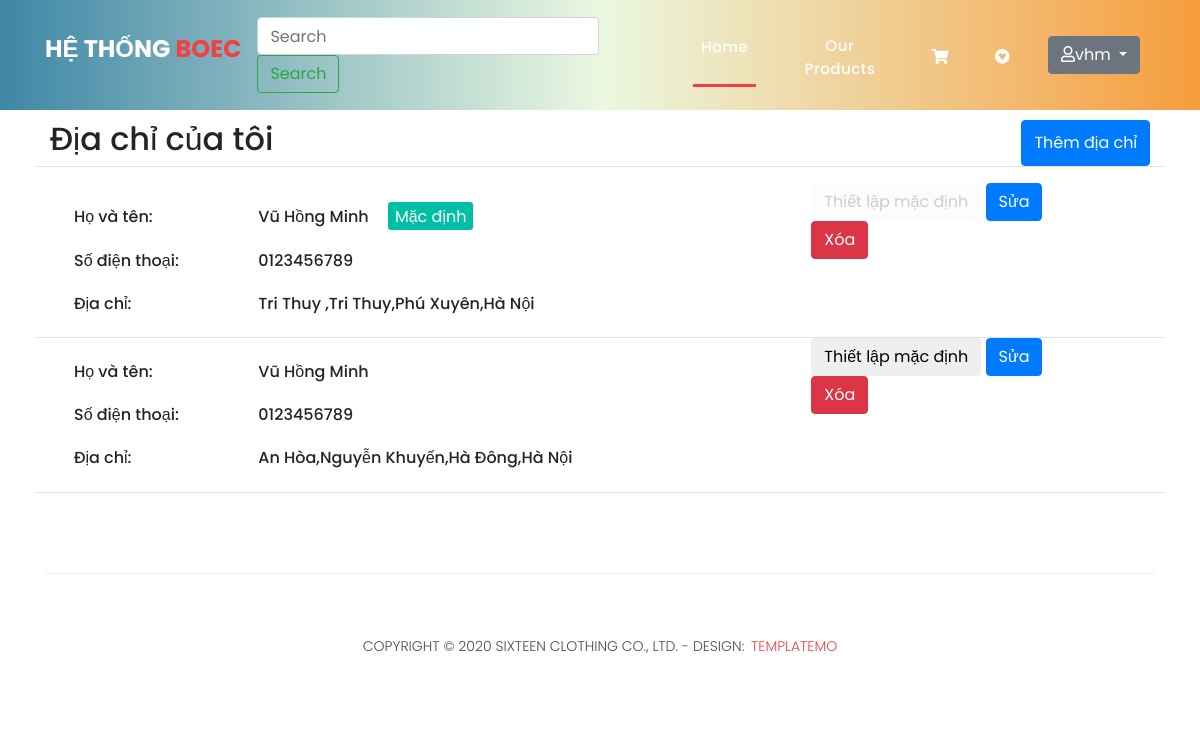
Page /user/address/ (signed in) on the committed database.
### user/models.py (models this page shows)
class CustomerUser(AbstractUser):
    phone_number =models.CharField(default='',max_length=15)

class Address(models.Model):
    user = models.ForeignKey(CustomerUser,on_delete=models.CASCADE)
    street =models.CharField(default='',max_length=255)
    apartment_number =models.CharField(default='',max_length=255)
    district=models.CharField(default='',max_length=255)
    city=models.CharField(default='',max_length=255)
    default=models.BooleanField(default=False)
    def ToString(self):
        return self.street+"," +self.apartment_number+","+self.district+","+ self.city

### user/views.py (the view, shortened to what this page needs)
# urls.py: path('address/',AddressView.as_view(),name="address"),
class AddressView(View):
    def get(seft,request):
        context={}
        addresses = Address.objects.filter(user=request.user)
        for add in addresses:
            add.address = add.ToString()
        context['address'] =addresses
        return render(request,"user/address.html",context)

### templates/user/address.html (shortened to what this page needs)
{% extends 'homepage/base.html' %}
{% load static %}
{% block contentblock %}
  <main style="padding-top:100px;">
      <div class="card-body container">
         <div class="row">
             <div class="col-md-12 d-flex justify-content-between border-bottom mb-3">
                <h2 class="pb-2 ">Địa chỉ của tôi</h2>
                <button type="button" class="btn btn-primary" data-toggle="modal" data-target="#addAddress" data-id="1">
                  Thêm địa chỉ
                  </button>
             </div>
         </div>
          {% for add in address %}
          <div class="row border-bottom  pl-4">
            <div class="col-md-2">
                <h6 class="my-4">Họ và tên:</h6>
                <h6 class="my-4">Số điện thoại: </h6>
                <h6 class="my-4">Địa chỉ: </h6>
            </div>
            <div class="col-md-6 address_user">
                <h6 class="my-4 name">{{request.user.first_name}} {{request.user.last_name}}</h6>
                    {% if add.default %} <span class="default_address">Mặc định</span>{%endif%}
                <h6 class="mb-4">{{request.user.phone_number}} </h6>
                <h6 class="my-4">{{add.address}}</h6>
            </div>
            <div class="col-md-4">
                {% if add.default %}  <button class="btn" name="btn-default-address" data-id="{{add.id}}"  disabled>Thiết lập mặc định</button>{%else%}
               <button class="btn" name="btn-default-address" data-id="{{add.id}}"  >Thiết lập mặc định</button>
               {%endif%}
               <button type="button" class="btn btn-primary"
                data-id="{{add.id}}"
                data-street="{{add.street}}"
                data-apartment="{{add.apartment_number}}"
                data-district="{{add.district}}"
                data-city="{{add.city}}"
                data-toggle="modal" data-target="#editAddress" id="edit_address">
                Sửa
              </button>
              <form action="/user/address/delete/" method="post">
                <button onClick="confirm('Bạn có chắc chắn muốn xóa?')"  class="btn btn-danger " type="submit">Xóa</button>
              </form>
            </div>
          </div>
          {% endfor %}
      </div>
  </main>
{%endblock%}

### templates/homepage/header.html (shortened to what this page needs)
<header class="">
  <nav class="navbar navbar-expand-lg " style="background: linear-gradient(0.25turn, #3f87a6, #ebf8e1, #f69d3c);">
    <div class="container">
      <a class="navbar-brand" href="{% url 'core:index'%}"><h2>Hệ thống <em>BoEC</em></h2></a>
      <form class="form-inline my-2 my-lg-0" method="post" action="{% url 'product:search'%}">
        <input name="text_search"class="form-control mr-sm-2" type="search" placeholder="Search" aria-label="Search">
        <button class="btn btn-outline-success my-2 my-sm-0" type="submit">Search</button>
      </form>
      <div class="collapse navbar-collapse" id="navbarResponsive">
        <ul class="navbar-nav ml-auto d-flex align-items-center">
          <li class="nav-item active">
            <a class="nav-link" href="{% url 'core:index'%}">Home
            </a>
          </li>
          <li class="nav-item">
            <a class="nav-link" href="/product">Our Products</a>
          </li>
          {%if user.id is not None %}
          <li class="nav-item">
            <a class="nav-link" href="/cart"><i class="fas fa-shopping-cart"></i></a>
          </li>
          <li class="nav-item">
            <a class="nav-link" href="{% url 'user:wishlist'%}"><i class="fab fa-gratipay"></i></i></a>
          </li>
          {%endif%}
          <li class="nav-item">
            {% if user.id is None %}
            <a class="nav-link" href="/account/login"> Login</a>
            {% else %}
            <div class="dropdown">
              <button class="btn btn-secondary dropdown-toggle" type="button" id="dropdownMenuButton" data-toggle="dropdown" aria-haspopup="true" aria-expanded="false">
                <i class="far fa-user"></i>{{user}}
              </button>
            </div>
              {%endif %}
          </li>
        </ul>
      </div>
    </div>
  </nav>
</header>

### static/assets/css/style.css (style rules this page uses)
div.address_user .name { padding-right: 15px; display: inline-block; }
.default_address { padding: 3px 7px 2px; background-color: #00bfa5; border-radius: 3px; color: white; }

### static/assets/css/templatemo-sixteen.css (style rules this page uses)
body { font-family: 'Poppins', sans-serif; overflow-x: hidden; text-rendering: optimizeLegibility; -webkit-font-smoothing: antialiased; -moz-osx-font-smoothing: grayscale; }
a { text-decoration: none!important; }
ul { padding: 0; margin: 0; list-style: none; }
h1,h2,h3,h4,h5,h6 { margin: 0px; }
header { position: absolute; z-index: 99999; width: 100%; height: 80px; background-color: #232323; -webkit-transition: all 0.3s ease-in-out 0s; -moz-transition: all 0.3s ease-in-out 0s; -o-transition: all 0.3s ease-in-out 0s; transition: all 0.3s ease-in-out 0s; }
header .navbar { padding: 17px 0px; }
.navbar .navbar-brand { float: left; margin-top: -12px; outline: none; }
.navbar .navbar-brand h2 { color: #fff; text-transform: uppercase; font-size: 24px; font-weight: 700; -webkit-transition: all .3s ease 0s; -moz-transition: all .3s ease 0s; -o-transition: all .3s ease 0s; transition: all .3s ease 0s; }
.navbar .navbar-brand h2 em { font-style: normal; color: #f33f3f; }
#navbarResponsive { z-index: 999; }
.navbar-collapse { text-align: center; }
.navbar .navbar-nav .nav-item { margin: 0px 15px; }
.navbar .navbar-nav a.nav-link { text-transform: capitalize; font-size: 15px; font-weight: 500; letter-spacing: 0.5px; color: #fff; transition: all 0.5s; margin-top: 5px; }
.navbar .navbar-nav .nav-link:hover, .navbar .navbar-nav .active>.nav-link, .navbar .navbar-nav .nav-link.active, .navbar .navbar-nav .nav-link.show, .navbar .navbar-nav .show>.nav-link { color: #fff; padding-bottom: 25px; border-bottom: 3px solid #f33f3f; }

### rows in the picture
CustomerUser: username "vhm", user.first_name "Vũ Hồng", user.last_name "Minh", user.phone_number "0123456789"
Address: default "Mặc định", address "Tri Thuy ,Tri Thuy,Phú Xuyên,Hà Nội"
Address: address "An Hòa,Nguyễn Khuyến,Hà Đông,Hà Nội"
